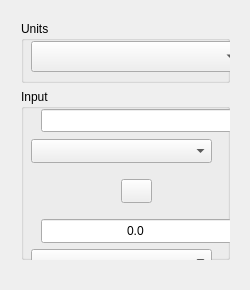
<?xml version="1.0" encoding="UTF-8"?>
<ui version="4.0">
 <class>MainWindow</class>
 <widget class="QMainWindow" name="MainWindow">
  <property name="geometry">
   <rect>
    <x>0</x>
    <y>0</y>
    <width>250</width>
    <height>290</height>
   </rect>
  </property>
  <property name="minimumSize">
   <size>
    <width>250</width>
    <height>290</height>
   </size>
  </property>
  <property name="maximumSize">
   <size>
    <width>250</width>
    <height>290</height>
   </size>
  </property>
  <property name="windowTitle">
   <string>Unit converter</string>
  </property>
  <property name="windowIcon">
   <iconset resource="icon.qrc">
    <normaloff>:/icon/res/favicon.ico</normaloff>:/icon/res/favicon.ico</iconset>
  </property>
  <widget class="QWidget" name="centralWidget">
   <widget class="QWidget" name="verticalLayoutWidget">
    <property name="geometry">
     <rect>
      <x>10</x>
      <y>10</y>
      <width>231</width>
      <height>261</height>
     </rect>
    </property>
    <layout class="QVBoxLayout" name="verticalLayout">
     <item>
      <widget class="QGroupBox" name="unitsGroupBox">
       <property name="sizePolicy">
        <sizepolicy hsizetype="Preferred" vsizetype="Fixed">
         <horstretch>0</horstretch>
         <verstretch>0</verstretch>
        </sizepolicy>
       </property>
       <property name="minimumSize">
        <size>
         <width>0</width>
         <height>0</height>
        </size>
       </property>
       <property name="maximumSize">
        <size>
         <width>16777215</width>
         <height>62</height>
        </size>
       </property>
       <property name="title">
        <string>Units</string>
       </property>
       <widget class="QComboBox" name="unitBox">
        <property name="geometry">
         <rect>
          <x>10</x>
          <y>20</y>
          <width>211</width>
          <height>31</height>
         </rect>
        </property>
        <property name="sizePolicy">
         <sizepolicy hsizetype="Preferred" vsizetype="Fixed">
          <horstretch>0</horstretch>
          <verstretch>0</verstretch>
         </sizepolicy>
        </property>
       </widget>
      </widget>
     </item>
     <item>
      <widget class="QGroupBox" name="inputgroupBox">
       <property name="sizePolicy">
        <sizepolicy hsizetype="Preferred" vsizetype="Fixed">
         <horstretch>0</horstretch>
         <verstretch>0</verstretch>
        </sizepolicy>
       </property>
       <property name="maximumSize">
        <size>
         <width>16777215</width>
         <height>1000</height>
        </size>
       </property>
       <property name="title">
        <string>Input</string>
       </property>
       <widget class="QLineEdit" name="inputLineEdit">
        <property name="geometry">
         <rect>
          <x>20</x>
          <y>20</y>
          <width>191</width>
          <height>23</height>
         </rect>
        </property>
        <property name="alignment">
         <set>Qt::AlignCenter</set>
        </property>
       </widget>
       <widget class="QPushButton" name="inputButton">
        <property name="geometry">
         <rect>
          <x>200</x>
          <y>50</y>
          <width>21</width>
          <height>24</height>
         </rect>
        </property>
        <property name="sizePolicy">
         <sizepolicy hsizetype="Fixed" vsizetype="Fixed">
          <horstretch>0</horstretch>
          <verstretch>0</verstretch>
         </sizepolicy>
        </property>
        <property name="toolTip">
         <string>Convert!</string>
        </property>
        <property name="icon">
         <iconset resource="icon.qrc">
          <normaloff>:/icon/res/convert.png</normaloff>:/icon/res/convert.png</iconset>
        </property>
        <property name="iconSize">
         <size>
          <width>18</width>
          <height>18</height>
         </size>
        </property>
        <property name="flat">
         <bool>true</bool>
        </property>
       </widget>
       <widget class="QComboBox" name="inputBox">
        <property name="geometry">
         <rect>
          <x>10</x>
          <y>50</y>
          <width>181</width>
          <height>24</height>
         </rect>
        </property>
       </widget>
       <widget class="QPushButton" name="pushButton">
        <property name="geometry">
         <rect>
          <x>100</x>
          <y>90</y>
          <width>31</width>
          <height>24</height>
         </rect>
        </property>
        <property name="sizePolicy">
         <sizepolicy hsizetype="Fixed" vsizetype="Fixed">
          <horstretch>0</horstretch>
          <verstretch>0</verstretch>
         </sizepolicy>
        </property>
        <property name="toolTip">
         <string>Switch units!</string>
        </property>
        <property name="statusTip">
         <string>Tip: CTRL+S to switch ;)</string>
        </property>
        <property name="text">
         <string notr="true"/>
        </property>
        <property name="icon">
         <iconset resource="icon.qrc">
          <normaloff>:/icon/res/invert.png</normaloff>:/icon/res/invert.png</iconset>
        </property>
        <property name="iconSize">
         <size>
          <width>18</width>
          <height>18</height>
         </size>
        </property>
        <property name="shortcut">
         <string notr="true">Ctrl+S</string>
        </property>
       </widget>
       <widget class="QLineEdit" name="convertlineEdit">
        <property name="geometry">
         <rect>
          <x>20</x>
          <y>130</y>
          <width>191</width>
          <height>24</height>
         </rect>
        </property>
        <property name="text">
         <string>0.0</string>
        </property>
        <property name="alignment">
         <set>Qt::AlignCenter</set>
        </property>
        <property name="readOnly">
         <bool>true</bool>
        </property>
       </widget>
       <widget class="QPushButton" name="convertButton">
        <property name="geometry">
         <rect>
          <x>200</x>
          <y>160</y>
          <width>21</width>
          <height>24</height>
         </rect>
        </property>
        <property name="sizePolicy">
         <sizepolicy hsizetype="Fixed" vsizetype="Fixed">
          <horstretch>0</horstretch>
          <verstretch>0</verstretch>
         </sizepolicy>
        </property>
        <property name="toolTip">
         <string>Copy the result.</string>
        </property>
        <property name="icon">
         <iconset resource="icon.qrc">
          <normaloff>:/icon/res/copy.png</normaloff>:/icon/res/copy.png</iconset>
        </property>
        <property name="iconSize">
         <size>
          <width>18</width>
          <height>18</height>
         </size>
        </property>
        <property name="flat">
         <bool>true</bool>
        </property>
       </widget>
       <widget class="QComboBox" name="convertBox">
        <property name="geometry">
         <rect>
          <x>10</x>
          <y>160</y>
          <width>181</width>
          <height>24</height>
         </rect>
        </property>
        <property name="sizePolicy">
         <sizepolicy hsizetype="Fixed" vsizetype="Fixed">
          <horstretch>0</horstretch>
          <verstretch>0</verstretch>
         </sizepolicy>
        </property>
       </widget>
      </widget>
     </item>
    </layout>
   </widget>
  </widget>
  <widget class="QStatusBar" name="statusBar">
   <property name="sizeGripEnabled">
    <bool>false</bool>
   </property>
  </widget>
 </widget>
 <layoutdefault spacing="6" margin="11"/>
 <resources>
  <include location="icon.qrc"/>
 </resources>
 <connections>
  <connection>
   <sender>convertButton</sender>
   <signal>clicked()</signal>
   <receiver>convertlineEdit</receiver>
   <slot>selectAll()</slot>
   <hints>
    <hint type="sourcelabel">
     <x>221</x>
     <y>250</y>
    </hint>
    <hint type="destinationlabel">
     <x>126</x>
     <y>220</y>
    </hint>
   </hints>
  </connection>
  <connection>
   <sender>convertButton</sender>
   <signal>clicked()</signal>
   <receiver>convertlineEdit</receiver>
   <slot>copy()</slot>
   <hints>
    <hint type="sourcelabel">
     <x>221</x>
     <y>250</y>
    </hint>
    <hint type="destinationlabel">
     <x>126</x>
     <y>220</y>
    </hint>
   </hints>
  </connection>
 </connections>
</ui>
